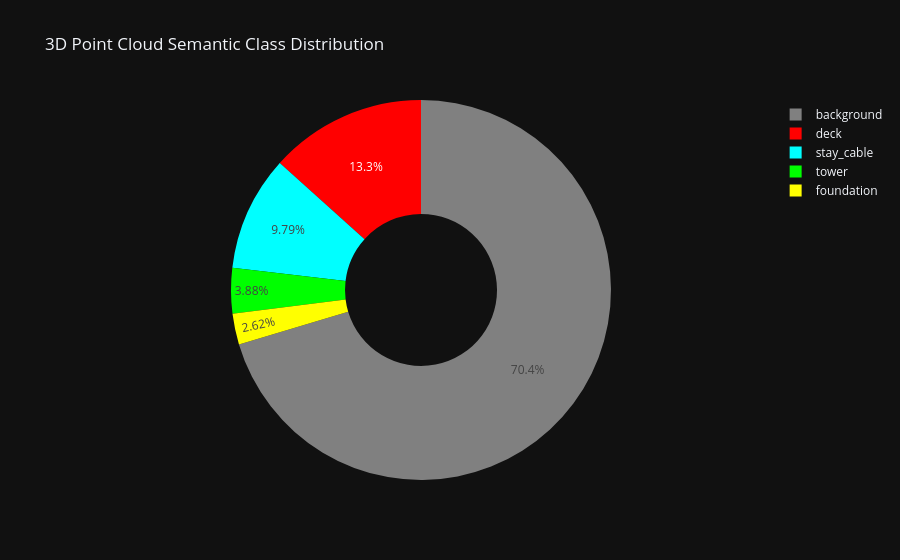

Here is the notebook cell this chart was saved with:
### Markdown cell above
## 1. Load PLY Point Cloud Data

### Code cell
PLY_PATH = '../outputs/point_clouds/semantic_bridge_sparse.ply'

xyz, rgb, cids = read_ply_file(PLY_PATH)
print(f"✅ Loaded {len(xyz):,} 3D points from '{PLY_PATH}'")

# Class distribution table
unique, counts = np.unique(cids, return_counts=True)
df_dist = pd.DataFrame({
    'Class ID': unique,
    'Class Name': [CLASS_NAMES[c] for c in unique],
    'Point Count': counts,
    'Percentage (%)': (counts / len(cids) * 100).round(2)
})
display(df_dist)

# Donut Chart of Semantic Classes
fig_pie = px.pie(
    df_dist, values='Point Count', names='Class Name',
    title='3D Point Cloud Semantic Class Distribution',
    color='Class Name',
    color_discrete_map={CLASS_NAMES[c]: CLASS_HEX_COLORS[c] for c in unique},
    hole=0.4
)
fig_pie.update_layout(template='plotly_dark')
fig_pie.show()

### Figure 1 — Plotly figure (JSON) as saved in the notebook; plotly's stock layout.template omitted (floating-point values rounded to 4 significant figures)
{"data": [{"customdata": [["background"], ["deck"], ["stay_cable"], ["tower"], ["foundation"]], "domain": {"x": [0, 1], "y": [0, 1]}, "hole": 0.4, "hovertemplate": "Class Name=%{customdata[0]}<br>Point Count=%{value}<extra></extra>", "labels": ["background", "deck", "stay_cable", "tower", "foundation"], "legendgroup": "", "marker": {"colors": ["#808080", "#FF0000", "#00FFFF", "#00FF00", "#FFFF00"]}, "name": "", "showlegend": true, "type": "pie", "values": [60761, 11515, 8448, 3350, 2262]}], "layout": {"legend": {"tracegroupgap": 0}, "title": {"text": "3D Point Cloud Semantic Class Distribution"}}}
